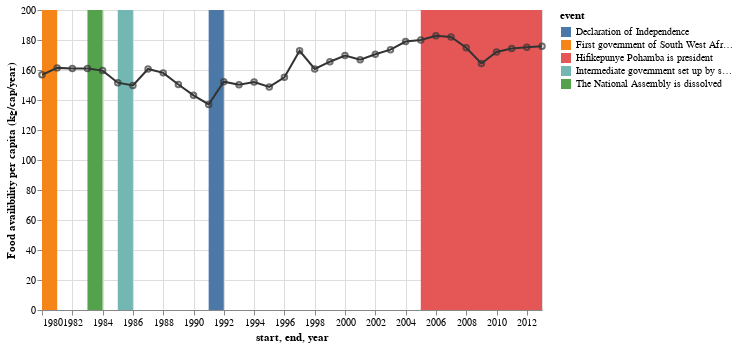

Notebook source saved alongside this figure:
### Code cell
Namibia= [
      {"year": "1980", "Food availibility per capita (kg/cap/year)": 156.782306},
      {"year": "1981", "Food availibility per capita (kg/cap/year)": 161.413031},
      {"year": "1982", "Food availibility per capita (kg/cap/year)": 161.059501},
      {"year": "1983", "Food availibility per capita (kg/cap/year)": 160.987105},
      {"year": "1984", "Food availibility per capita (kg/cap/year)": 159.595100},
      {"year": "1985", "Food availibility per capita (kg/cap/year)": 151.555568},
      {"year": "1986", "Food availibility per capita (kg/cap/year)": 149.705745},
      {"year": "1987", "Food availibility per capita (kg/cap/year)": 160.687877},
      {"year": "1988", "Food availibility per capita (kg/cap/year)": 158.084905},
      {"year": "1989", "Food availibility per capita (kg/cap/year)": 150.346457},
      {"year": "1990", "Food availibility per capita (kg/cap/year)": 143.097261},
      {"year": "1991", "Food availibility per capita (kg/cap/year)": 137.072965},
      {"year": "1992", "Food availibility per capita (kg/cap/year)": 152.211281},
      {"year": "1993", "Food availibility per capita (kg/cap/year)": 150.122595},
      {"year": "1994", "Food availibility per capita (kg/cap/year)": 151.949395},
      {"year": "1995", "Food availibility per capita (kg/cap/year)": 148.695903},
      {"year": "1996", "Food availibility per capita (kg/cap/year)": 155.145082},
      {"year": "1997", "Food availibility per capita (kg/cap/year)": 172.788745},
      {"year": "1998", "Food availibility per capita (kg/cap/year)": 160.723411},
      {"year": "1999", "Food availibility per capita (kg/cap/year)": 165.534903},
      {"year": "2000", "Food availibility per capita (kg/cap/year)": 169.590951},
      {"year": "2001", "Food availibility per capita (kg/cap/year)": 166.891655},
      {"year": "2002", "Food availibility per capita (kg/cap/year)": 170.538376},
      {"year": "2003", "Food availibility per capita (kg/cap/year)": 173.562274},
      {"year": "2004", "Food availibility per capita (kg/cap/year)": 178.956393},
      {"year": "2005", "Food availibility per capita (kg/cap/year)": 180.047599},
      {"year": "2006", "Food availibility per capita (kg/cap/year)": 182.884123},
      {"year": "2007", "Food availibility per capita (kg/cap/year)": 181.979736},
      {"year": "2008", "Food availibility per capita (kg/cap/year)": 174.878179},
      {"year": "2009", "Food availibility per capita (kg/cap/year)": 164.356118},
      {"year": "2010", "Food availibility per capita (kg/cap/year)": 172.026357},
      {"year": "2011", "Food availibility per capita (kg/cap/year)": 174.343928},
      {"year": "2012", "Food availibility per capita (kg/cap/year)": 175.182253},
      {"year": "2013", "Food availibility per capita (kg/cap/year)": 175.848092},
    ]

Events = [{"start": "1991","end": "1992","event": "Declaration of Independence"},{"start": "2005","end": "2013","event": "Hifikepunye Pohamba is president"},{"start": "1980","end": "1981","event": "First government of South West Africa/Namibia"},{"start": "1983","end": "1984","event": "The National Assembly is dissolved"},{"start": "1985","end": "1986","event": "Intermediate government set up by south africa"}]


Namibia = alt.pd.DataFrame(Namibia)
Events = alt.pd.DataFrame(Events)


line = alt.Chart(Namibia).mark_line(color='#333').encode(
    alt.X('year:T', axis=alt.Axis(format='%Y')),
    y='Food availibility per capita (kg/cap/year)'
).properties(
    width=500,
    height=300
)

point = line.mark_point(color='#333')

rect = alt.Chart(Events).mark_rect().encode(
    x='start:T',
    x2='end:T',
    color='event:N'
)

rect + line + point

### Figure 1 — Vega-Lite specification as saved in the notebook (floating-point values rounded to 4 significant figures)
{"config": {"view": {"continuousWidth": 400, "continuousHeight": 300}}, "layer": [{"data": {"name": "data-ecf309ba7eeac0ac08b8597b6ab3caa8"}, "mark": "rect", "encoding": {"color": {"type": "nominal", "field": "event"}, "x": {"type": "temporal", "field": "start"}, "x2": {"field": "end"}}}, {"data": {"name": "data-378f7048413d4089ec1650d43d1970c4"}, "mark": {"type": "line", "color": "#333"}, "encoding": {"x": {"type": "temporal", "axis": {"format": "%Y"}, "field": "year"}, "y": {"type": "quantitative", "field": "Food availibility per capita (kg/cap/year)"}}, "height": 300, "width": 500}, {"data": {"name": "data-378f7048413d4089ec1650d43d1970c4"}, "mark": {"type": "point", "color": "#333"}, "encoding": {"x": {"type": "temporal", "axis": {"format": "%Y"}, "field": "year"}, "y": {"type": "quantitative", "field": "Food availibility per capita (kg/cap/year)"}}, "height": 300, "width": 500}], "$schema": "https://vega.github.io/schema/vega-lite/v4.8.1.json", "datasets": {"data-ecf309ba7eeac0ac08b8597b6ab3caa8": [{"start": "1991", "end": "1992", "event": "Declaration of Independence"}, {"start": "2005", "end": "2013", "event": "Hifikepunye Pohamba is president"}, {"start": "1980", "end": "1981", "event": "First government of South West Africa/Namibia"}, {"start": "1983", "end": "1984", "event": "The National Assembly is dissolved"}, {"start": "1985", "end": "1986", "event": "Intermediate government set up by south africa"}], "data-378f7048413d4089ec1650d43d1970c4": [{"year": "1980", "Food availibility per capita (kg/cap/year)": 156.8}, {"year": "1981", "Food availibility per capita (kg/cap/year)": 161.4}, {"year": "1982", "Food availibility per capita (kg/cap/year)": 161.1}, {"year": "1983", "Food availibility per capita (kg/cap/year)": 161.0}, {"year": "1984", "Food availibility per capita (kg/cap/year)": 159.6}, {"year": "1985", "Food availibility per capita (kg/cap/year)": 151.6}, {"year": "1986", "Food availibility per capita (kg/cap/year)": 149.7}, {"year": "1987", "Food availibility per capita (kg/cap/year)": 160.7}, {"year": "1988", "Food availibility per capita (kg/cap/year)": 158.1}, {"year": "1989", "Food availibility per capita (kg/cap/year)": 150.3}, {"year": "1990", "Food availibility per capita (kg/cap/year)": 143.1}, {"year": "1991", "Food availibility per capita (kg/cap/year)": 137.1}, {"year": "1992", "Food availibility per capita (kg/cap/year)": 152.2}, {"year": "1993", "Food availibility per capita (kg/cap/year)": 150.1}, {"year": "1994", "Food availibility per capita (kg/cap/year)": 151.9}, {"year": "1995", "Food availibility per capita (kg/cap/year)": 148.7}, {"year": "1996", "Food availibility per capita (kg/cap/year)": 155.1}, {"year": "1997", "Food availibility per capita (kg/cap/year)": 172.8}, {"year": "1998", "Food availibility per capita (kg/cap/year)": 160.7}, {"year": "1999", "Food availibility per capita (kg/cap/year)": 165.5}, {"year": "2000", "Food availibility per capita (kg/cap/year)": 169.6}, {"year": "2001", "Food availibility per capita (kg/cap/year)": 166.9}, {"year": "2002", "Food availibility per capita (kg/cap/year)": 170.5}, {"year": "2003", "Food availibility per capita (kg/cap/year)": 173.6}, {"year": "2004", "Food availibility per capita (kg/cap/year)": 179.0}, {"year": "2005", "Food availibility per capita (kg/cap/year)": 180.0}, {"year": "2006", "Food availibility per capita (kg/cap/year)": 182.9}, {"year": "2007", "Food availibility per capita (kg/cap/year)": 182.0}, {"year": "2008", "Food availibility per capita (kg/cap/year)": 174.9}, {"year": "2009", "Food availibility per capita (kg/cap/year)": 164.4}, {"year": "2010", "Food availibility per capita (kg/cap/year)": 172.0}, {"year": "2011", "Food availibility per capita (kg/cap/year)": 174.3}, {"year": "2012", "Food availibility per capita (kg/cap/year)": 175.2}, {"year": "2013", "Food availibility per capita (kg/cap/year)": 175.8}]}}
